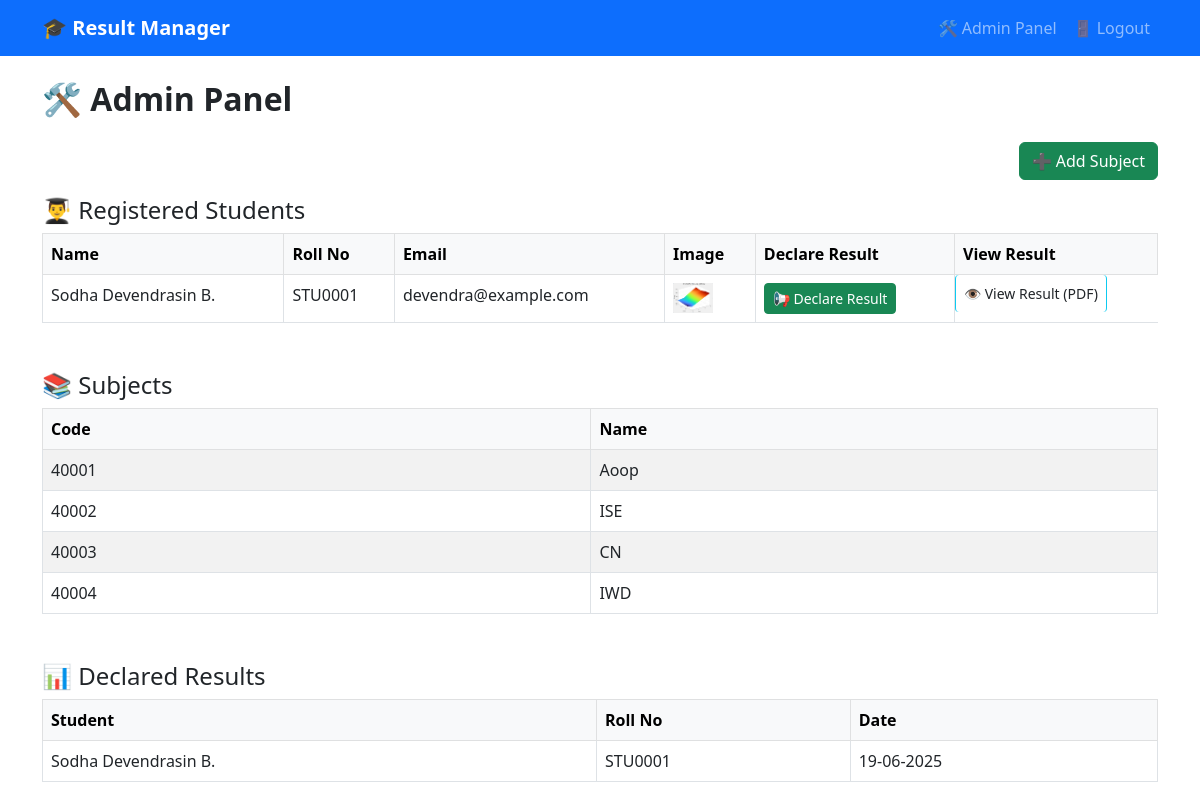
Page /admin (signed in) on the committed database.
### models.py (models this page shows)
class BaseModel(Model):
    class Meta:
        database = db

class User(BaseModel):
    name = CharField()
    email = CharField(unique=True)
    roll_no = CharField(unique=True)
    image = CharField(null=True)
    password = CharField()
    dob = DateField(null=True)
    gender = CharField(null=True)
    department = CharField(null=True)
    course = CharField(null=True)

class Subject(BaseModel):
    sub_code = CharField(unique=True)
    name = CharField()

class Result(BaseModel):
    student = ForeignKeyField(User, backref='results')
    declaration_date = DateField()

### app.py (the view)
@app.route('/admin')
def admin_panel():
    if 'admin' not in session:
        flash("Admin login required.", "danger")
        return redirect(url_for('admin_login'))
    users = User.select()
    subjects = Subject.select()
    results = Result.select().order_by(Result.declaration_date.desc())
    return render_template('admin_panel.html', users=users, subjects=subjects, results=results, show_navbar=True)

### templates/admin_panel.html (shortened to what this page needs)
{% extends 'base.html' %}
{% block content %}
<h2 class="mb-4 fw-bold">🛠 Admin Panel</h2>
<div class="mb-3 text-end">
  <a href="{{ url_for('admin_add_subject') }}" class="btn btn-success">
    ➕ Add Subject
  </a>
</div>
<h4>👨‍🎓 Registered Students</h4>
<table class="table table-bordered table-hover">
  <thead class="table-light">
    <tr>
      <B>
      <th>Name</th>
      <th>Roll No</th>
      <th>Email</th>
      <th>Image</th>
      <th>Declare Result</th>
      <th>View Result</th>
      </b>
    </tr>
  </thead>
  <tbody>
    {% for user in users %}
    <tr>
      <td>{{ user.name }}</td>
      <td>{{ user.roll_no }}</td>
      <td>{{ user.email }}</td>
      <td><img src="{{ url_for('static', filename='uploads/' ~ user.image) }}" width="40"></td>
      <td>
       <a href="{{ url_for('admin_declare_result', student_id=user.id) }}" class="btn btn-success btn-sm">
        📢 Declare Result
      </a>
      </td>
      <td
      <a href="{{ url_for('preview_result_pdf', student_id=user.id) }}" class="btn btn-outline-info btn-sm" target="_blank">
        👁 View Result (PDF)
      </td>
    </tr>
    {% endfor %}
  </tbody>
</table>
<h4 class="mt-5">📚 Subjects</h4>
<table class="table table-bordered table-striped">
  <thead class="table-light">
    <tr>
      <th>Code</th>
      <th>Name</th>
    </tr>
  </thead>
  <tbody>
    {% for subject in subjects %}
    <tr>
      <td>{{ subject.sub_code }}</td>
      <td>{{ subject.name }}</td>
    </tr>
    {% endfor %}
  </tbody>
</table>
<h4 class="mt-5">📊 Declared Results</h4>
<table class="table table-bordered">
  <thead class="table-light">
    <tr>
      <th>Student</th>
      <th>Roll No</th>
      <th>Date</th>
    </tr>
  </thead>
  <tbody>
    {% for res in results %}
    <tr>
      <td>{{ res.student.name }}</td>
      <td>{{ res.student.roll_no }}</td>
      <td>{{ res.declaration_date.strftime('%d-%m-%Y') }}</td>
    </tr>
    {% endfor %}
  </tbody>
</table>
{% endblock %}

### rows in the picture
User: name "Sodha Devendrasin B.", roll_no "STU0001", email "devendra@example.com", image (picture)
Subject: sub_code "40001", name "Aoop"
Subject: sub_code "40002", name "ISE"
Subject: sub_code "40003", name "CN"
Subject: sub_code "40004", name "IWD"
Result: student.name "Sodha Devendrasin B.", student.roll_no "STU0001", declaration_date "19-06-2025"
